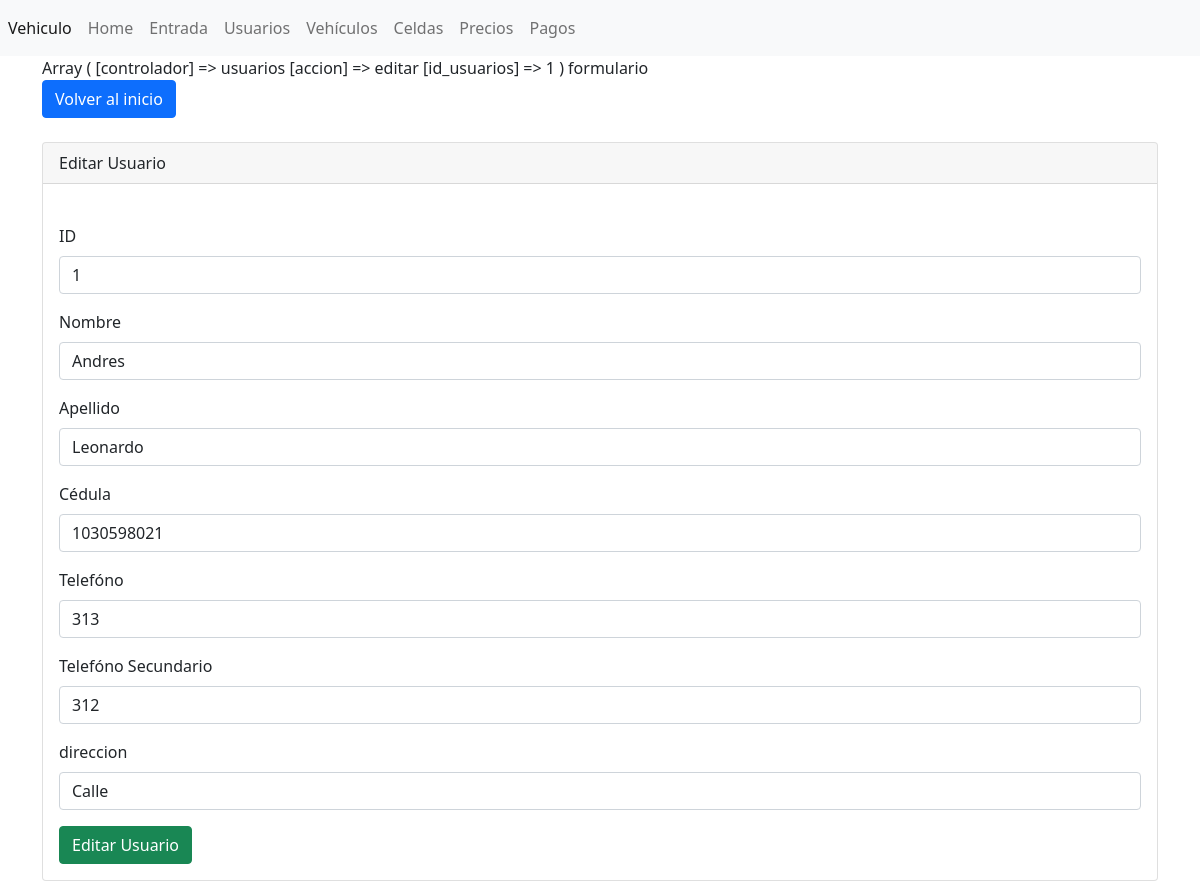
Page /parqueadero/parqueadero/index.php?controlador=usuarios&accion=editar&id_usuarios=1 on the committed database.
### tables this page shows
CREATE TABLE `usuarios` (
  `id_usuarios` int(100) NOT NULL,
  `nombre` varchar(20) NOT NULL,
  `apellido` varchar(20) NOT NULL,
  `cedula` varchar(12) NOT NULL,
  `telefono` varchar(15) NOT NULL,
  `telefono_se` varchar(15) DEFAULT NULL,
  `direccion` varchar(20) DEFAULT NULL
);

### parqueadero/parqueadero/Controllers/UsuariosController.php (called while the page is built, shortened)
<?php
include_once("Models/usuarios.php");
    class UsuariosController{
        public function editar(){
            print_r($_GET);
            $id_usuarios=$_GET['id_usuarios'];
            $usuarios=(Usuarios::buscar($id_usuarios));
            include_once("Views/usuarios/editar.php");
        }
    }
?>

### parqueadero/parqueadero/index.php (called while the page is built, shortened)
<?php
    require("Views/plantilla.php");
?>

### parqueadero/parqueadero/Models/usuarios.php (called while the page is built, shortened)
<?php
class Usuarios{
    public function __construct($id_usuarios,$nombre,$apellido,$cedula,$telefono,$telefono_se,$direccion){
        $this->id_usuarios=$id_usuarios;
        $this->nombre=$nombre;
        $this->apellido=$apellido;
        $this->cedula=$cedula;
        $this->telefono=$telefono;
        $this->telefono_se=$telefono_se;
        $this->direccion=$direccion;
    }
    public static function buscar($id_usuarios){
        $conexionDB=DB::crearInstancia();
        $sql= $conexionDB->prepare("SELECT * FROM usuarios WHERE id_usuarios=?");
        $sql->execute(array($id_usuarios));
        $usuarios=$sql->fetch();
        return new Usuarios($usuarios['id_usuarios'], $usuarios['nombre'],$usuarios['apellido'],$usuarios['cedula'],$usuarios['telefono'],$usuarios['telefono_se'],$usuarios['direccion']);
    }
}
?>

### parqueadero/parqueadero/Views/Usuarios/editar.php (the view)
formulario
<br>
<a name="" id="" class="btn btn-primary" href="?controlador=usuarios&accion=inicio">Volver al inicio</a>
<br><br>
<div class="card">
    <div class="card-header">
        Editar Usuario
    </div>
    <br>
    <div class="card-body">
        <form action="" method="post">
        <div class="mb-3">
            <label for="id_usuarios" class="form-label">ID</label>
            <input type="text"
            class="form-control" value="<?php echo $usuarios->id_usuarios; ?>" name="id_usuarios" id="id_usuarios" aria-describedby="helpId" placeholder="">
            </div>
        <div class="mb-3">
            <label for="nombre" class="form-label">Nombre</label>
            <input type="text" class="form-control" value=<?php echo $usuarios->nombre; ?> name="nombre" aria-describedby="helpId" placeholder="Nombre del usuario">
            </div>
        <div class="mb-3">
                <label for="apellido" class="form-label">Apellido</label>
                <input type="text" class="form-control" value=<?php echo $usuarios->apellido; ?> name="apellido" aria-describedby="helpId" placeholder="Apellido del usuario" >
            </div>
        <div class="mb-3">
                <label for="cedula" class="form-label">Cédula</label>
                <input type="text" class="form-control" value=<?php echo $usuarios->cedula; ?> name="cedula" aria-describedby="helpId" placeholder="Cédula">
            </div>
        <div class="mb-3">
                <label for="telefono" class="form-label">Telefóno</label>
                <input type="text" class="form-control" value=<?php echo $usuarios->telefono; ?> name="telefono" aria-describedby="helpId" placeholder="Teléfono">
            </div>
        <div class="mb-3">
                <label for="telefono_se" class="form-label">Telefóno Secundario</label>
                <input type="text" class="form-control" value=<?php echo $usuarios->telefono_se; ?> name="telefono_se" aria-describedby="helpId" placeholder="Teléfono">
            </div>
        <div class="mb-3">
                <label for="direccion" class="form-label">direccion</label>
                <input type="text" class="form-control" value=<?php echo $usuarios->direccion; ?> name="direccion" aria-describedby="helpId" placeholder="Dirección">
            </div>
            <input name="" id="" class="btn btn-success" type="submit" value="Editar Usuario">
        </form>
    </div>
</div>

### rows in the picture
usuarios: id_usuarios "1", nombre "Andres", apellido "Leonardo", cedula "1030598021"
